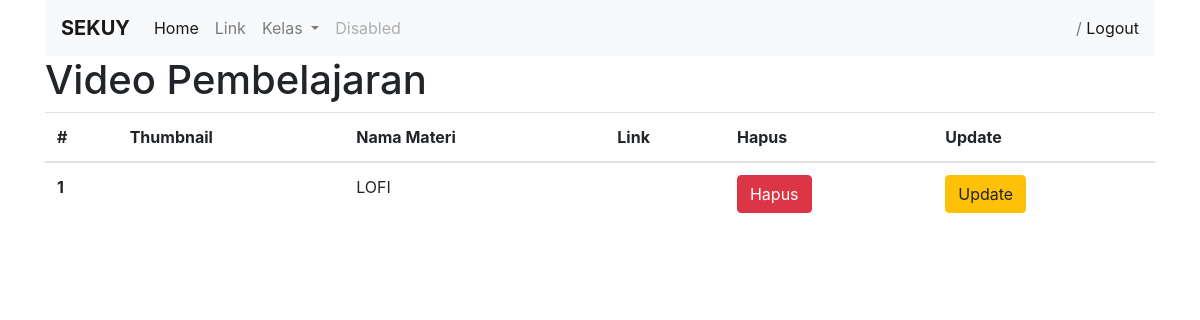
/video-pembelajaran/, run on an earlier commit of the app's database.
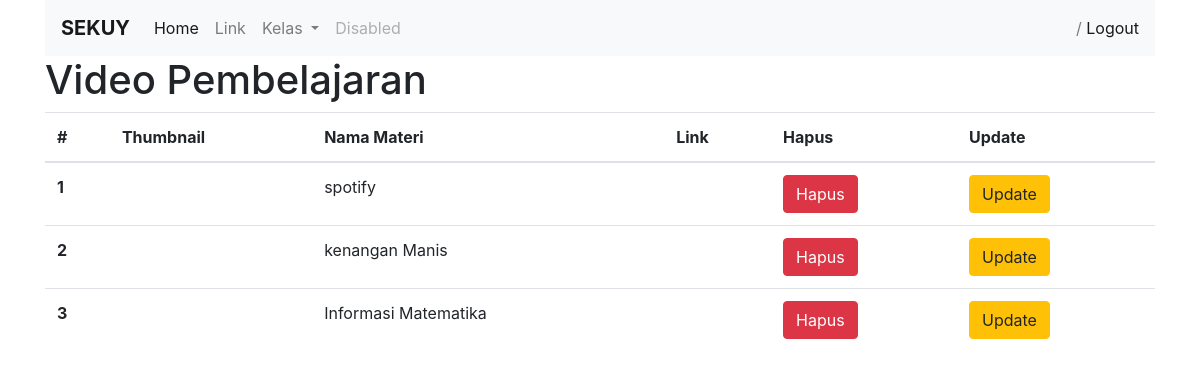
And on a later commit of the database.
### accounts/models.py (models this page shows, shortened)
class VideoPembelajaran(models.Model):
    materi = models.CharField(max_length=40)
    link = EmbedVideoField()
    date = models.DateField(auto_now_add=True)

### accounts/views.py (the view)
# urls.py: path('video-pembelajaran/', listVideoPembelajaran, name="videopembelajaran"),
def listVideoPembelajaran(request):
    semua_video = VideoPembelajaran.objects.all().order_by('date')
    context = {
        'page_title':'Video Pembelajaran',
        'semua_video':semua_video,
    }
    return render(request,'Video-Pembelajaran/video.html',context)

### Template/Video-Pembelajaran/video.html (shortened to what this page needs)
{% extends 'base.html' %}
{% block content %}
    {% load embed_video_tags %}
    <h1>{{page_title}}</h1>
    <table class="table">
        <thead>
            <tr>
            <th scope="col">#</th>
            <th scope="col">Thumbnail</th>
            <th scope="col">Nama Materi</th>
            <th scope="col">Link</th>
            <th scope="col">Hapus</th>
            <th scope="col">Update</th>
            </tr>
        </thead>
        <tbody>
            {% for youtube in  semua_video %}
                <tr>
                    <th scope="row">{{forloop.counter}}</th>
                    <td>{{ youtube.thumbnail }}</td>
                    <td>{{youtube.materi}}</td>
                    <td>{{ youtube.url }}</td>
                    <td><a class="btn btn-danger" href="{% url 'hapusVideo' youtube.id %}">Hapus</a></td>
                    <td><a class="btn btn-warning" href="{% url 'updateVideo' youtube.id %}">Update</a></td>
                </tr>
            {% endfor %}
        </tbody>
    </table>
{% endblock content %}

### Template/base.html (shortened to what this page needs)
<!DOCTYPE HTML>
<html lang="en">
<head>
    <link rel="stylesheet" href="https://cdn.jsdelivr.net/npm/bootstrap@4.5.3/dist/css/bootstrap.min.css">
</head>
<body>
    <div class="container">
    {% include 'navbar.html' %}
    {% block content %}
    {% endblock content %}
    </div>
</body>
</html>

### Template/navbar.html (shortened to what this page needs)
<nav class="navbar navbar-expand-lg navbar-light bg-light">
  <a class="navbar-brand font-weight-bold" href="{% url 'index' %}">SEKUY</a>
  <div class="collapse navbar-collapse" id="navbarSupportedContent">
    <ul class="navbar-nav mr-auto">
      <li class="nav-item active">
        <a class="nav-link" href="#">Home <span class="sr-only">(current)</span></a>
      </li>
      <li class="nav-item">
        <a class="nav-link" href="#">Link</a>
      </li>
      <li class="nav-item dropdown">
        <a class="nav-link dropdown-toggle" href="#" id="navbarDropdown" role="button" data-toggle="dropdown" aria-haspopup="true" aria-expanded="false">
          Kelas
        </a>
      </li>
      <li class="nav-item">
        <a class="nav-link disabled" href="#" tabindex="-1" aria-disabled="true">Disabled</a>
      </li>
    </ul>
    <span class="navbar-text">
    <b>{{ user.username }}</b> / <a href="{% url 'logout' %}">Logout</a>
    </span>
  </div>
</nav>

What changed in the data, as far as the page shows it:
removed VideoPembelajaran: materi "LOFI"
added VideoPembelajaran: materi "spotify"
added VideoPembelajaran: materi "kenangan Manis"
added VideoPembelajaran: materi "Informasi Matematika"
